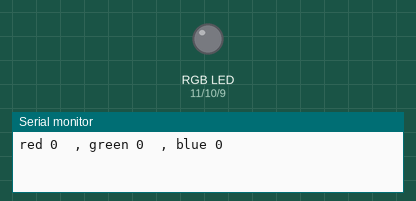
A sketch run on a simulated Arduino Uno, built with avr-gcc and run on an emulated ATmega328P. Shown: an RGB LED mixed from three pins (HIGH = lit), the last lines printed to the serial monitor. Dim RGB values are drawn brighter than linear.

Above: at 0.05 s.
At 1.75 s:
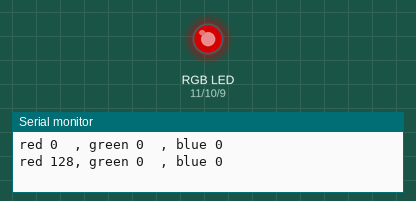
At 3.45 s:
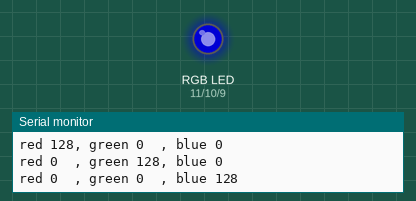
At 6.95 s:
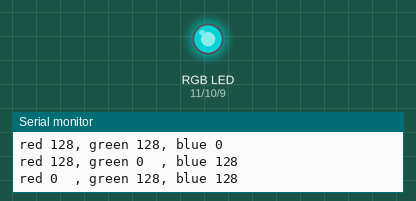
At 11.05 s:
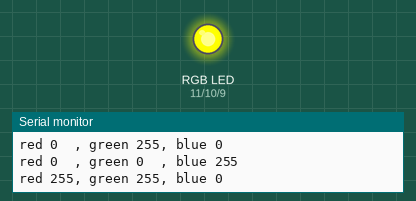
At 14.95 s:
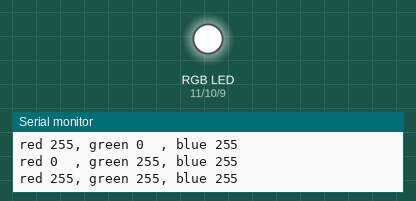
Timing chart, 0 to 19.5 s (numbered marks = the images above):
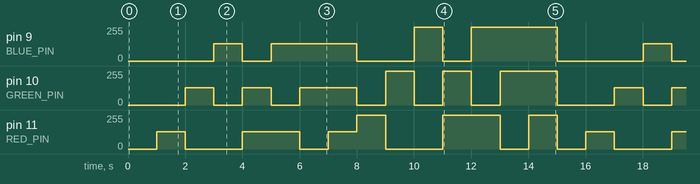

The sketch:

add-color.ino
```cpp
#include "Arduino.h"

const byte RED_PIN = 11;
const byte GREEN_PIN = 10;
const byte BLUE_PIN = 9;

const byte OFF = 0;
const byte HALF = 128;
const byte ON = 255;

const unsigned int COLOR_DELAY_MS = 1000;

struct Scene {
  int red;
  int green;
  int blue;
};

static Scene scenes[] = {
  { OFF, OFF, OFF },

  { HALF, OFF, OFF },
  { OFF, HALF, OFF },
  { OFF, OFF, HALF },

  { HALF, HALF, OFF },
  { HALF, OFF, HALF },
  { OFF, HALF, HALF },

  { HALF, HALF, HALF },

  { ON, OFF, OFF },
  { OFF, ON, OFF },
  { OFF, OFF, ON },

  { ON, ON, OFF },
  { ON, OFF, ON },
  { OFF, ON, ON },

  { ON, ON, ON },
};

static int scenesLength = sizeof(scenes)/sizeof(Scene);

static int state = 0;

void setup() {
  pinMode(RED_PIN, OUTPUT);
  pinMode(GREEN_PIN, OUTPUT);
  pinMode(BLUE_PIN, OUTPUT);

  Serial.begin(9600);
}

void loop() {
  displayColor(scenes[state].red, scenes[state].green, scenes[state].blue);

  state = nextState(state);

  delay(COLOR_DELAY_MS);
}

void displayColor(byte red, byte green, byte blue) {
  writeSerial(red, green, blue);
  writeAnalog(red, green, blue);
}

static char buffer[30];

void writeSerial(byte red, byte green, byte blue) {
  sprintf(buffer, "red %-3d, green %-3d, blue %-3d", red, green, blue);
  Serial.println(buffer);
}

void writeAnalog(byte red, byte green, byte blue) {
  analogWrite(RED_PIN, red);
  analogWrite(GREEN_PIN, green);
  analogWrite(BLUE_PIN, blue);
}

int nextState(int current) {
  return ++current < scenesLength ? current : 0;
}
```

Measured:
- by itself, pin 9 (BLUE_PIN): repeats every 15.0 s: 0/255 1.0 s, 128/255 3.0 s, 0/255 2.0 s, 255/255 1.0 s, 0/255 1.0 s, 255/255 3.0 s, 0/255 3.0 s, 128/255 1.0 s
- by itself, pin 10 (GREEN_PIN): repeats every 15.0 s: 0/255 1.0 s, 128/255 1.0 s, 0/255 1.0 s, 128/255 2.0 s, 2 × (0/255 1.0 s, 255/255 1.0 s), 0/255 1.0 s, 255/255 2.0 s, 0/255 2.0 s, 128/255 1.0 s
